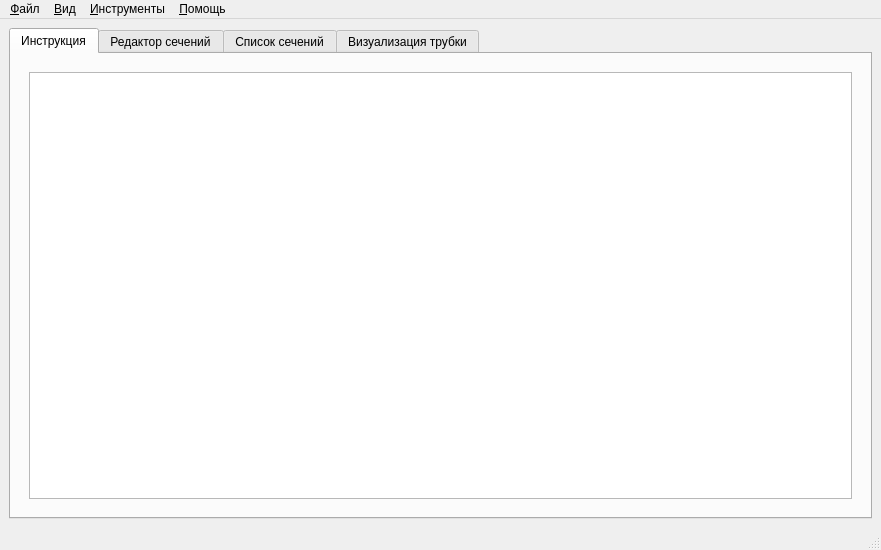
<?xml version="1.0" encoding="UTF-8"?>
<ui version="4.0">
 <class>MainWindow</class>
 <widget class="QMainWindow" name="MainWindow">
  <property name="geometry">
   <rect>
    <x>0</x>
    <y>0</y>
    <width>881</width>
    <height>550</height>
   </rect>
  </property>
  <property name="windowTitle">
   <string>Визуализатор трубки</string>
  </property>
  <property name="windowIcon">
   <iconset>
    <normaloff>C:/Users/alexandr/Pictures/Screenshots/Снимок экрана 2025-01-26 113257.png</normaloff>C:/Users/alexandr/Pictures/Screenshots/Снимок экрана 2025-01-26 113257.png</iconset>
  </property>
  <widget class="QWidget" name="centralwidget">
   <layout class="QVBoxLayout" name="verticalLayout_2">
    <item>
     <widget class="QTabWidget" name="tabWidget">
      <property name="currentIndex">
       <number>0</number>
      </property>
      <widget class="QWidget" name="tab_2">
       <attribute name="title">
        <string>Инструкция</string>
       </attribute>
       <layout class="QVBoxLayout" name="verticalLayout_7">
        <item>
         <widget class="QWidget" name="instructionWidget" native="true">
          <layout class="QVBoxLayout" name="verticalLayout_8">
           <item>
            <widget class="QTextBrowser" name="instructionTextLabel">
             <property name="openExternalLinks">
              <bool>true</bool>
             </property>
            </widget>
           </item>
          </layout>
         </widget>
        </item>
       </layout>
      </widget>
      <widget class="QWidget" name="tab_section_change">
       <property name="sizePolicy">
        <sizepolicy hsizetype="Minimum" vsizetype="Preferred">
         <horstretch>0</horstretch>
         <verstretch>0</verstretch>
        </sizepolicy>
       </property>
       <attribute name="title">
        <string>Редактор сечений</string>
       </attribute>
       <layout class="QVBoxLayout" name="verticalLayout_3">
        <item>
         <widget class="QWidget" name="widget" native="true">
          <property name="enabled">
           <bool>true</bool>
          </property>
          <property name="sizePolicy">
           <sizepolicy hsizetype="Preferred" vsizetype="Fixed">
            <horstretch>0</horstretch>
            <verstretch>0</verstretch>
           </sizepolicy>
          </property>
          <layout class="QHBoxLayout" name="horizontalLayout">
           <item>
            <widget class="QSlider" name="horizontalSlider">
             <property name="enabled">
              <bool>true</bool>
             </property>
             <property name="sizePolicy">
              <sizepolicy hsizetype="Minimum" vsizetype="Fixed">
               <horstretch>0</horstretch>
               <verstretch>0</verstretch>
              </sizepolicy>
             </property>
             <property name="value">
              <number>50</number>
             </property>
             <property name="orientation">
              <enum>Qt::Orientation::Horizontal</enum>
             </property>
            </widget>
           </item>
           <item>
            <widget class="QPushButton" name="clearButton">
             <property name="text">
              <string>Очистить сетку</string>
             </property>
            </widget>
           </item>
           <item>
            <widget class="QPushButton" name="checkButton">
             <property name="text">
              <string>Проверить сечение</string>
             </property>
            </widget>
           </item>
           <item>
            <widget class="QPushButton" name="saveButton">
             <property name="text">
              <string>Сохранить сечение</string>
             </property>
            </widget>
           </item>
          </layout>
         </widget>
        </item>
        <item>
         <widget class="QWidget" name="gridContainer" native="true">
          <property name="sizePolicy">
           <sizepolicy hsizetype="Preferred" vsizetype="Preferred">
            <horstretch>0</horstretch>
            <verstretch>0</verstretch>
           </sizepolicy>
          </property>
         </widget>
        </item>
       </layout>
      </widget>
      <widget class="QWidget" name="tab_sections">
       <attribute name="title">
        <string>Список сечений</string>
       </attribute>
       <layout class="QVBoxLayout" name="verticalLayout">
        <item>
         <widget class="QScrollArea" name="scrollArea">
          <property name="verticalScrollBarPolicy">
           <enum>Qt::ScrollBarPolicy::ScrollBarAsNeeded</enum>
          </property>
          <property name="horizontalScrollBarPolicy">
           <enum>Qt::ScrollBarPolicy::ScrollBarAsNeeded</enum>
          </property>
          <property name="widgetResizable">
           <bool>true</bool>
          </property>
          <widget class="QWidget" name="scrollAreaWidgetContents">
           <property name="geometry">
            <rect>
             <x>0</x>
             <y>0</y>
             <width>839</width>
             <height>376</height>
            </rect>
           </property>
           <layout class="QVBoxLayout" name="verticalLayout_4"/>
          </widget>
         </widget>
        </item>
        <item>
         <layout class="QHBoxLayout" name="horizontalLayout_6">
          <item>
           <widget class="QSpinBox" name="spinBox_more_sections">
            <property name="minimum">
             <number>0</number>
            </property>
            <property name="maximum">
             <number>15</number>
            </property>
            <property name="singleStep">
             <number>1</number>
            </property>
            <property name="value">
             <number>0</number>
            </property>
           </widget>
          </item>
          <item>
           <widget class="QLabel" name="label_5">
            <property name="text">
             <string>— количество дополнительных сечений между каждой парой сечений</string>
            </property>
           </widget>
          </item>
         </layout>
        </item>
        <item>
         <widget class="QPushButton" name="showTubeButton">
          <property name="text">
           <string>Визуализировать базовую трубку</string>
          </property>
         </widget>
        </item>
       </layout>
      </widget>
      <widget class="QWidget" name="tab">
       <attribute name="title">
        <string>Визуализация трубки</string>
       </attribute>
       <layout class="QHBoxLayout" name="horizontalLayout_2">
        <item>
         <layout class="QVBoxLayout" name="verticalLayout_5">
          <property name="sizeConstraint">
           <enum>QLayout::SizeConstraint::SetDefaultConstraint</enum>
          </property>
          <item>
           <widget class="QWidget" name="visualizationWidget" native="true">
            <property name="sizePolicy">
             <sizepolicy hsizetype="Expanding" vsizetype="Expanding">
              <horstretch>0</horstretch>
              <verstretch>0</verstretch>
             </sizepolicy>
            </property>
           </widget>
          </item>
          <item>
           <layout class="QHBoxLayout" name="horizontalLayout_4">
            <property name="sizeConstraint">
             <enum>QLayout::SizeConstraint::SetDefaultConstraint</enum>
            </property>
            <item>
             <widget class="QPushButton" name="backButton">
              <property name="sizePolicy">
               <sizepolicy hsizetype="Minimum" vsizetype="Fixed">
                <horstretch>0</horstretch>
                <verstretch>0</verstretch>
               </sizepolicy>
              </property>
              <property name="text">
               <string>Назад</string>
              </property>
             </widget>
            </item>
            <item>
             <widget class="QPushButton" name="actionSaveTube1">
              <property name="text">
               <string>Сохранить</string>
              </property>
             </widget>
            </item>
            <item>
             <spacer name="horizontalSpacer">
              <property name="orientation">
               <enum>Qt::Orientation::Horizontal</enum>
              </property>
              <property name="sizeHint" stdset="0">
               <size>
                <width>40</width>
                <height>20</height>
               </size>
              </property>
             </spacer>
            </item>
            <item>
             <widget class="QPushButton" name="ver_backpushButton">
              <property name="text">
               <string>назад</string>
              </property>
             </widget>
            </item>
            <item>
             <widget class="QPushButton" name="ver_forvardpushButton">
              <property name="text">
               <string>вперед</string>
              </property>
             </widget>
            </item>
           </layout>
          </item>
         </layout>
        </item>
        <item>
         <layout class="QVBoxLayout" name="verticalLayout_6">
          <item>
           <widget class="QCheckBox" name="surfaceModeCheckBox">
            <property name="text">
             <string>Поверхностная модель</string>
            </property>
            <property name="checked">
             <bool>false</bool>
            </property>
           </widget>
          </item>
          <item>
           <widget class="QCheckBox" name="pointAddCheckBox">
            <property name="text">
             <string>Режим деформации</string>
            </property>
           </widget>
          </item>
          <item>
           <widget class="QLabel" name="label">
            <property name="font">
             <font>
              <bold>true</bold>
             </font>
            </property>
            <property name="text">
             <string>Координата Z точки на кривой</string>
            </property>
           </widget>
          </item>
          <item>
           <widget class="QDoubleSpinBox" name="ZdoubleSpinBox"/>
          </item>
          <item>
           <widget class="QSlider" name="ZhorizontalSlider">
            <property name="sizePolicy">
             <sizepolicy hsizetype="Minimum" vsizetype="Fixed">
              <horstretch>0</horstretch>
              <verstretch>0</verstretch>
             </sizepolicy>
            </property>
            <property name="maximum">
             <number>99</number>
            </property>
            <property name="orientation">
             <enum>Qt::Orientation::Horizontal</enum>
            </property>
           </widget>
          </item>
          <item>
           <widget class="QPushButton" name="pointAddBushButton">
            <property name="text">
             <string>Выбрать точку на кривой</string>
            </property>
           </widget>
          </item>
          <item>
           <widget class="QLabel" name="label_2">
            <property name="font">
             <font>
              <bold>true</bold>
             </font>
            </property>
            <property name="text">
             <string>Координаты конечной точки</string>
            </property>
           </widget>
          </item>
          <item>
           <widget class="QDoubleSpinBox" name="doubleSpinBox"/>
          </item>
          <item>
           <widget class="QDoubleSpinBox" name="doubleSpinBox_2"/>
          </item>
          <item>
           <widget class="QDoubleSpinBox" name="doubleSpinBox_3"/>
          </item>
          <item>
           <widget class="QPushButton" name="secPointAddPushButton">
            <property name="text">
             <string>Добавить конечную точку</string>
            </property>
           </widget>
          </item>
          <item>
           <widget class="QLabel" name="label_3">
            <property name="font">
             <font>
              <bold>true</bold>
             </font>
            </property>
            <property name="text">
             <string>Радиус влияния</string>
            </property>
           </widget>
          </item>
          <item>
           <widget class="QDoubleSpinBox" name="RadiusdoubleSpinBox">
            <property name="maximum">
             <double>2.000000000000000</double>
            </property>
            <property name="singleStep">
             <double>0.050000000000000</double>
            </property>
            <property name="value">
             <double>0.500000000000000</double>
            </property>
           </widget>
          </item>
          <item>
           <widget class="QPushButton" name="deformationpushButton">
            <property name="text">
             <string>Реализовать деформацию</string>
            </property>
           </widget>
          </item>
          <item>
           <spacer name="verticalSpacer">
            <property name="orientation">
             <enum>Qt::Orientation::Vertical</enum>
            </property>
            <property name="sizeHint" stdset="0">
             <size>
              <width>20</width>
              <height>40</height>
             </size>
            </property>
           </spacer>
          </item>
         </layout>
        </item>
       </layout>
      </widget>
     </widget>
    </item>
   </layout>
  </widget>
  <widget class="QMenuBar" name="menubar">
   <property name="geometry">
    <rect>
     <x>0</x>
     <y>0</y>
     <width>881</width>
     <height>21</height>
    </rect>
   </property>
   <widget class="QMenu" name="menuFile">
    <property name="title">
     <string>&amp;Файл</string>
    </property>
    <addaction name="actionNewProject"/>
    <addaction name="actionLoadSections"/>
    <addaction name="actionSaveSections"/>
    <addaction name="actionSaveTube"/>
    <addaction name="separator"/>
    <addaction name="actionExit"/>
   </widget>
   <widget class="QMenu" name="menuView">
    <property name="title">
     <string>&amp;Вид</string>
    </property>
    <widget class="QMenu" name="menuGridSize">
     <property name="title">
      <string>&amp;Размер сетки</string>
     </property>
     <addaction name="actionGridLarge"/>
     <addaction name="actionGridSmall"/>
     <addaction name="actionGridMedium"/>
    </widget>
    <widget class="QMenu" name="menuSectionColor">
     <property name="title">
      <string>&amp;Цвет сечений</string>
     </property>
     <addaction name="actionRedColor"/>
     <addaction name="actionGreenColor"/>
     <addaction name="actionBlueColor"/>
     <addaction name="actionBlackColor"/>
    </widget>
    <addaction name="menuGridSize"/>
    <addaction name="actionShowZ"/>
    <addaction name="actionShowDiameter"/>
    <addaction name="menuColorTheme"/>
    <addaction name="menuSectionColor"/>
   </widget>
   <widget class="QMenu" name="menuTools">
    <property name="title">
     <string>&amp;Инструменты</string>
    </property>
    <addaction name="actionAlignZ"/>
    <addaction name="actionOptimizeSizes"/>
   </widget>
   <widget class="QMenu" name="menuHelp">
    <property name="title">
     <string>&amp;Помощь</string>
    </property>
    <addaction name="actionUserGuide"/>
    <addaction name="actionHotkeys"/>
    <addaction name="actionAbout"/>
   </widget>
   <addaction name="menuFile"/>
   <addaction name="menuView"/>
   <addaction name="menuTools"/>
   <addaction name="menuHelp"/>
  </widget>
  <widget class="QStatusBar" name="statusbar"/>
  <action name="actionNewProject">
   <property name="checkable">
    <bool>false</bool>
   </property>
   <property name="text">
    <string>&amp;Новый проект</string>
   </property>
   <property name="shortcut">
    <string>Ctrl+N</string>
   </property>
  </action>
  <action name="actionLoadSections">
   <property name="text">
    <string>&amp;Загрузить сечения</string>
   </property>
   <property name="shortcut">
    <string>Ctrl+O</string>
   </property>
  </action>
  <action name="actionSaveSections">
   <property name="text">
    <string>&amp;Сохранить сечения</string>
   </property>
   <property name="shortcut">
    <string>Ctrl+S</string>
   </property>
  </action>
  <action name="actionSaveTube">
   <property name="text">
    <string>Сохранение &amp;трубки</string>
   </property>
   <property name="shortcut">
    <string>Ctrl+Shift+S</string>
   </property>
  </action>
  <action name="actionExit">
   <property name="text">
    <string>&amp;Выход</string>
   </property>
  </action>
  <action name="actionShowZ">
   <property name="checkable">
    <bool>true</bool>
   </property>
   <property name="checked">
    <bool>true</bool>
   </property>
   <property name="text">
    <string>Показывать координаты &amp;Z</string>
   </property>
  </action>
  <action name="actionShowDiameter">
   <property name="checkable">
    <bool>true</bool>
   </property>
   <property name="checked">
    <bool>true</bool>
   </property>
   <property name="text">
    <string>Показывать &amp;диаметры</string>
   </property>
  </action>
  <action name="menuColorTheme">
   <property name="checkable">
    <bool>true</bool>
   </property>
   <property name="checked">
    <bool>true</bool>
   </property>
   <property name="text">
    <string>&amp;Темная тема</string>
   </property>
  </action>
  <action name="actionAlignZ">
   <property name="text">
    <string>Выравнивание &amp;Z-координат</string>
   </property>
   <property name="shortcut">
    <string>Ctrl+Y</string>
   </property>
  </action>
  <action name="actionOptimizeSizes">
   <property name="text">
    <string>Оптимизация &amp;размеров</string>
   </property>
   <property name="shortcut">
    <string>Ctrl+D</string>
   </property>
  </action>
  <action name="actionHotkeys">
   <property name="text">
    <string>&amp;Горячие клавиши</string>
   </property>
  </action>
  <action name="actionUserGuide">
   <property name="text">
    <string>&amp;Руководство пользователя</string>
   </property>
  </action>
  <action name="actionAbout">
   <property name="text">
    <string>&amp;О программе</string>
   </property>
  </action>
  <action name="actionGridLarge">
   <property name="text">
    <string>&amp;Большой</string>
   </property>
  </action>
  <action name="actionRedColor">
   <property name="checkable">
    <bool>true</bool>
   </property>
   <property name="text">
    <string>&amp;Красный</string>
   </property>
  </action>
  <action name="actionGreenColor">
   <property name="checkable">
    <bool>true</bool>
   </property>
   <property name="text">
    <string>&amp;Зеленый</string>
   </property>
  </action>
  <action name="actionBlueColor">
   <property name="checkable">
    <bool>true</bool>
   </property>
   <property name="text">
    <string>&amp;Синий</string>
   </property>
  </action>
  <action name="actionBlackColor">
   <property name="checkable">
    <bool>true</bool>
   </property>
   <property name="checked">
    <bool>true</bool>
   </property>
   <property name="text">
    <string>&amp;Черный</string>
   </property>
  </action>
  <action name="actionGridSmall">
   <property name="text">
    <string>&amp;Маленький</string>
   </property>
  </action>
  <action name="actionGridMedium">
   <property name="text">
    <string>&amp;Средний</string>
   </property>
  </action>
  <action name="actionCentering">
   <property name="text">
    <string>&amp;Центрирование </string>
   </property>
   <property name="shortcut">
    <string>Ctrl+W</string>
   </property>
  </action>
 </widget>
 <resources/>
 <connections/>
</ui>
